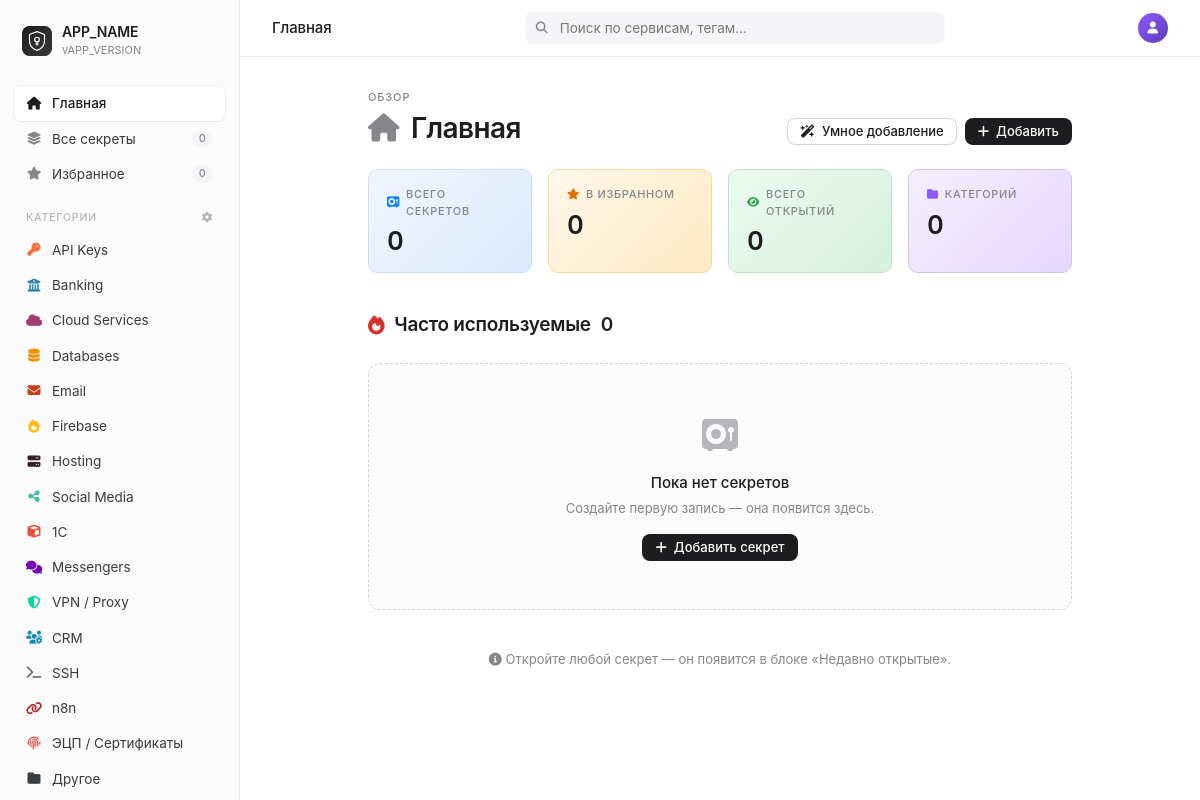
The app's page /pages/dashboard.php (signed in) with its own data.
### tables this page shows
CREATE TABLE IF NOT EXISTS `categories` (
    `id` INT UNSIGNED NOT NULL AUTO_INCREMENT PRIMARY KEY,
    `name` VARCHAR(100) NOT NULL,
    `icon` VARCHAR(50) NULL,
    `color` VARCHAR(7) NULL,
    `sort_order` INT NOT NULL DEFAULT 0,
    `created_at` DATETIME NOT NULL DEFAULT CURRENT_TIMESTAMP,
    UNIQUE KEY `uk_name` (`name`)
);

### bootstrap.php (called while the page is built, shortened)
<?php
spl_autoload_register(function ($className) {
    $file = __DIR__ . '/classes/' . $className . '.php';
});

### classes/Database.php (called while the page is built, shortened)
<?php
class Database {
    private static ?Database $instance = null;
    private PDO $pdo;
    private function __construct() {
        $dsn = 'mysql:host=' . DB_HOST . ';dbname=' . DB_NAME . ';charset=utf8mb4';
        $this->pdo = new PDO($dsn, DB_USER, DB_PASS, [
            PDO::ATTR_ERRMODE            => PDO::ERRMODE_EXCEPTION,
            PDO::ATTR_DEFAULT_FETCH_MODE => PDO::FETCH_ASSOC,
            PDO::ATTR_EMULATE_PREPARES   => false,
        ]);
    }
    public static function getInstance(): self {
        if (self::$instance === null) {
            self::$instance = new self();
        }
        return self::$instance;
    }
    public function query(string $sql, array $params = []): PDOStatement {
        $stmt = $this->pdo->prepare($sql);
        $stmt->execute($params);
        return $stmt;
    }
    public function fetchAll(string $sql, array $params = []): array {
        return $this->query($sql, $params)->fetchAll();
    }
    public function fetchColumn(string $sql, array $params = []): mixed {
        return $this->query($sql, $params)->fetchColumn();
    }
}

### classes/SecretService.php (called while the page is built, shortened)
<?php
class SecretService {
    private Database $db;
    public function __construct() {
        $this->db = Database::getInstance();
    }
    public function getStats(): array {
        return [
            'total' => (int)$this->db->fetchColumn("SELECT COUNT(*) FROM secrets"),
            'favorites' => (int)$this->db->fetchColumn("SELECT COUNT(*) FROM secrets WHERE is_favorite = 1"),
            'fields' => (int)$this->db->fetchColumn("SELECT COUNT(*) FROM secret_fields"),
            'categories_used' => (int)$this->db->fetchColumn("SELECT COUNT(DISTINCT category_id) FROM secrets WHERE category_id IS NOT NULL"),
            'total_views' => (int)$this->db->fetchColumn("SELECT COALESCE(SUM(view_count), 0) FROM secrets"),
        ];
    }
}

### classes/CategoryService.php (called while the page is built, shortened)
<?php
class CategoryService {
    private Database $db;
    public function __construct() {
        $this->db = Database::getInstance();
    }
    public function getAll(): array {
        return $this->db->fetchAll("
            SELECT c.*,
                   (SELECT COUNT(*) FROM secrets s WHERE s.category_id = c.id) AS secret_count
            FROM categories c
            ORDER BY c.sort_order, c.name
        ");
    }
}

### templates/layout.php (the view, shortened to what this page needs)
<?php
$currentScript = basename($_SERVER['SCRIPT_NAME']);
$currentCatId  = isset($_GET['cat']) ? (int)$_GET['cat'] : null;
$isFavView     = !empty($_GET['fav']);
$isAllSecrets  = $currentScript === 'index.php' && !$currentCatId && !$isFavView;
?>
<!DOCTYPE html>
<html lang="ru">
<head>
    <link href="https://cdnjs.cloudflare.com/ajax/libs/font-awesome/6.4.2/css/all.min.css" rel="stylesheet">
    <link href="/local_secrets/assets/css/app.css?v=<?= APP_VERSION ?>" rel="stylesheet">
</head>
<body>
    <div class="am-shell">
        <aside class="am-sidebar" id="amSidebar">
            <a href="/local_secrets/pages/dashboard.php" class="am-brand">
                <img class="am-brand-mark" src="/local_secrets/assets/favicon.svg" alt="<?= APP_NAME ?>">
                <div>
                    <div class="am-brand-name"><?= APP_NAME ?></div>
                    <div class="am-brand-sub">v<?= APP_VERSION ?></div>
                </div>
            </a>
            <nav class="am-nav">
                <a class="am-nav-item <?= $currentScript === 'dashboard.php' ? 'is-active' : '' ?>"
                   href="/local_secrets/pages/dashboard.php">
                    <i class="fas fa-house"></i>
                    <span class="am-nav-label">Главная</span>
                </a>
                <a class="am-nav-item <?= $isAllSecrets ? 'is-active' : '' ?>"
                   href="/local_secrets/index.php">
                    <i class="fas fa-layer-group"></i>
                    <span class="am-nav-label">Все секреты</span>
                    <?php if (isset($stats['total'])): ?>
                        <span class="am-nav-badge"><?= (int)$stats['total'] ?></span>
                    <?php endif; ?>
                </a>
                <a class="am-nav-item <?= $isFavView ? 'is-active' : '' ?>"
                   href="/local_secrets/index.php?fav=1">
                    <i class="fas fa-star"></i>
                    <span class="am-nav-label">Избранное</span>
                    <?php if (isset($stats['favorites'])): ?>
                        <span class="am-nav-badge"><?= (int)$stats['favorites'] ?></span>
                    <?php endif; ?>
                </a>
                <div class="am-nav-section">
                    <span>Категории</span>
                    <a href="/local_secrets/pages/categories.php" title="Управление категориями">
                        <i class="fas fa-gear"></i>
                    </a>
                </div>
                <?php if (!empty($categories)): ?>
                    <?php foreach ($categories as $cat): ?>
                        <a class="am-nav-item <?= $currentCatId === (int)$cat['id'] ? 'is-active' : '' ?>"
                           href="/local_secrets/index.php?cat=<?= (int)$cat['id'] ?>">
                            <i class="fas <?= htmlspecialchars($cat['icon'] ?? 'fa-folder') ?>"
                               style="color: <?= htmlspecialchars($cat['color'] ?? 'var(--am-text-3)') ?>"></i>
                            <span class="am-nav-label"><?= htmlspecialchars($cat['name']) ?></span>
                        </a>
                    <?php endforeach; ?>
                <?php endif; ?>
            </nav>
        </aside>
        <div class="am-main">
            <?php include __DIR__ . '/header.php'; ?>
            <div class="am-content">
                <?= $content ?? '' ?>
            </div>
        </div>
    </div>
</body>
</html>

### assets/css/app.css (style rules this page uses)
:root { --am-text-1: #1d1d1f; --am-text-2: #3a3a3c; --am-text-3: #86868b; --am-text-4: #b5b5ba; --am-bg: #ffffff; --am-bg-2: #fbfbfc; --am-bg-3: #f5f5f7; --am-line: #e8e8ed; --am-line-2: #d2d2d7; --am-green: #34a853; --am-green-soft: #e6f4ea; --am-red: #d93025; --am-red-soft: #fce8e6; --am-amber: #e37400; --am-amber-soft: #fef4e5; --am-blue: #0a84ff; --am-blue-soft: #e5f1ff; --am-purple: #8e59ff; --am-purple-soft:#f0e8ff; --am-teal: #14b8a6; --am-teal-soft: #d7f4f0; --am-pink: #ec4899; --am-pink-soft: #fbe2ef; --am-indigo: #4f46e5; --am-indigo-soft:#e5e3fb; --am-accent: #1d1d1f; --am-header-bg: rgba(255,255,255,0.85); }
* { box-sizing: border-box; }
html, body { margin: 0; padding: 0; }
body { font-family: -apple-system, BlinkMacSystemFont, "SF Pro Display", "SF Pro Text", "Helvetica Neue", system-ui, "Segoe UI", Roboto, sans-serif; background: var(--am-bg); color: var(--am-text-1); font-size: 14px; line-height: 1.5; -webkit-font-smoothing: antialiased; -moz-osx-font-smoothing: grayscale; }
a { color: var(--am-blue); text-decoration: none; }
.am-shell { display: grid; grid-template-columns: 240px 1fr; min-height: 100vh; }
.am-sidebar { position: sticky; top: 0; left: 0; height: 100vh; background: var(--am-bg-2); border-right: 1px solid var(--am-line); display: flex; flex-direction: column; padding: 20px 14px 16px; overflow-y: auto; z-index: 5; }
.am-brand { display: flex; align-items: center; gap: 10px; padding: 4px 8px 18px; margin-bottom: 10px; text-decoration: none; }
.am-brand-mark { width: 30px; height: 30px; border-radius: 8px; background: linear-gradient(135deg, #1d1d1f 0%, #3a3a3c 100%); color: #fff; display: flex; align-items: center; justify-content: center; font-size: 12px; font-weight: 600; letter-spacing: -0.02em; flex-shrink: 0; }
.am-brand-name { font-size: 14px; font-weight: 600; color: var(--am-text-1); letter-spacing: -0.01em; line-height: 1.2; }
.am-brand-sub { font-size: 11px; color: var(--am-text-3); margin-top: 1px; }
.am-nav { display: flex; flex-direction: column; gap: 1px; flex: 1; }
.am-nav-item { display: flex; align-items: center; gap: 10px; width: 100%; padding: 7px 12px; background: transparent; border: none; border-radius: 7px; font-family: inherit; font-size: 13.5px; color: var(--am-text-2); cursor: pointer; text-align: left; transition: background .1s, color .1s; text-decoration: none; }
.am-nav-item.is-active { background: var(--am-bg); color: var(--am-text-1); font-weight: 500; box-shadow: 0 1px 2px rgba(0,0,0,0.04), 0 0 0 1px rgba(0,0,0,0.04); }
.am-nav-item i.fas, .am-nav-item i.far, .am-nav-item i.fab { width: 16px; text-align: center; color: var(--am-text-3); font-size: 13px; flex-shrink: 0; }
.am-nav-item.is-active i.fas { color: var(--am-text-1); }
.am-nav-label { flex: 1; overflow: hidden; text-overflow: ellipsis; white-space: nowrap; }
.am-nav-badge { font-size: 11px; padding: 1px 7px; background: var(--am-bg-3); color: var(--am-text-3); border-radius: 999px; font-variant-numeric: tabular-nums; font-weight: 500; line-height: 1.4; }
.am-nav-section { font-size: 10.5px; font-weight: 500; text-transform: uppercase; letter-spacing: 0.08em; color: var(--am-text-4); padding: 18px 12px 6px; display: flex; align-items: center; justify-content: space-between; }
.am-nav-section a { color: inherit; }
.am-main { min-width: 0; display: flex; flex-direction: column; background: var(--am-bg); }
.am-content { padding: 24px 32px 80px; width: 80%; max-width: 1600px; margin: 0 auto; }

### records on screen
categories: name "API Keys"
categories: name "Banking"
categories: name "Cloud Services"
categories: name "Databases"
categories: name "Email"
categories: name "Firebase"
categories: name "Hosting"
categories: name "Social Media"
categories: name "1С"
categories: name "Messengers"
categories: name "VPN / Proxy"
categories: name "CRM"
categories: name "SSH"
categories: name "n8n"
categories: name "ЭЦП / Сертификаты"
categories: name "Другое"

### other values on screen
APP_NAME "APP_NAME"
APP_VERSION "APP_VERSION"
$stats['total'] "0"
$stats['favorites'] "0"
$pageTitle "Главная"
$stats['total_views'] "0"
$stats['categories_used'] "0"
count($mostUsed) "0"
